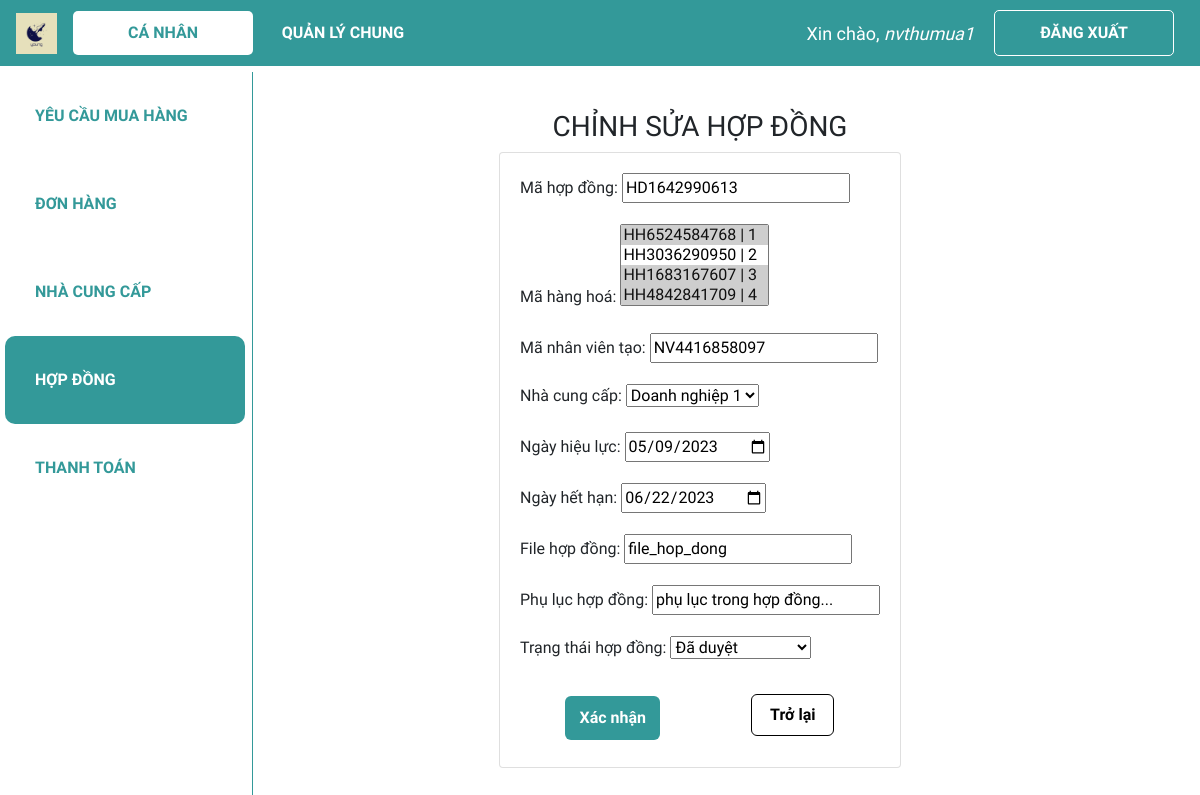
The page /ca_nhan/sua_hd/HD1642990613 (signed in) on the database its author committed.
### web_core/models.py (models this page shows, shortened)
class HOPDONG(models.Model):
    danh_muc_trang_thai = (
        ('Chờ phê duyệt', 'Chờ phê duyệt'),
        ('Đã duyệt', 'Đã duyệt'),
        ('Đang có hiệu lực', 'Đang có hiệu lực'),
        ('Đã hết hạn', 'Đã hết hạn'),
    )
    ma_HD = ShortUUIDField(
        verbose_name='Mã hợp đồng',
        length=10,
        max_length=12,
        prefix="HD",
        alphabet="0123456789",
        primary_key=True
    )
    ma_hang_hoa = models.ManyToManyField(HANGHOA, verbose_name = 'Mã hàng hoá', blank = True)
    ma_nhan_vien_tao = models.ForeignKey(NHANVIEN, on_delete = models.SET_NULL, verbose_name = 'Mã nhân viên tạo', related_name = 'nv_tao_HD', blank = True, null = True)
    ma_quan_ly_duyet = models.ForeignKey(NHANVIEN, on_delete = models.SET_NULL, verbose_name = 'Mã quản lý duyệt', related_name = 'quan_ly_HD', blank = True, null = True)
    ma_ncc = models.ForeignKey(NCC, on_delete = models.SET_NULL, verbose_name = 'Nhà cung cấp', null=True)
    ngay_tao = models.DateTimeField('Ngày tạo', default = datetime.now)
    ngay_cap_nhat = models.DateTimeField('Ngày cập nhật', default = datetime.now)
    ngay_hieu_luc = models.DateField('Ngày hiệu lực', editable=True, null=True)
    ngay_het_han = models.DateField('Ngày hết hạn', editable=True, null=True)
    file_hop_dong = models.CharField('File hợp đồng', max_length=500, null=True)
    phu_luc_hop_dong = models.CharField('Phụ lục hợp đồng', max_length=20000, null=True)
    trang_thai = models.CharField('Trạng thái hợp đồng', max_length=100, choices=danh_muc_trang_thai, default='Đang xem xét', null=True)

### web_core/decorators.py (the view)
        def wrapper_func(request, *args, **kwargs):
            group = None
            if request.user.groups.exists():
                group = request.user.groups.all()
            if len(group) > 2 and any(role.name in allowed_roles for role in group):
                return view_func(request, *args, **kwargs)
            elif group[0].name in allowed_roles:
                return view_func(request, *args, **kwargs)
            else:
                return HttpResponse('Not authorized')

### web_core/forms.py
class HOPDONG_form(ModelForm):
    class Meta:
        model = HOPDONG
        fields = '__all__'
        exclude = ['ngay_cap_nhat','ngay_tao','ma_quan_ly_duyet']
        widgets = {
            'ma_nhan_vien_tao': TextInput(
                attrs={'readonly': True}
            ),
            'ngay_hieu_luc': DateInput(
            attrs={'type': 'date'},
            format="%Y-%m-%d"
            ),
            'ngay_het_han': DateInput(
            attrs={'type': 'date'},
            format="%Y-%m-%d"
            ),
        }
    def __init__(self, ma_NV, *args, **kwargs):
        super(HOPDONG_form,self).__init__(*args, **kwargs)
        self.fields['ma_nhan_vien_tao'].initial = ma_NV
        self.fields["ma_HD"].widget.attrs["readonly"] = True

### web_core/models.py (called while the page is built)
    def __str__(self):
        line = str(self.ma_HH) + ' | ' + self.ten_hang_hoa
        return line

    def __str__(self):
        line = self.ten_doanh_nghiep
        return line

### web_core/templatetags/index.py (called while the page is built)
@register.filter
def first_group_name(user):
    groups = user.groups.all()
    if groups:
        return groups[0].name
    return ''

### web_core/views.py (called while the page is built)
@allowed_users(['thumua', 'quanly'])
@login_required(login_url='login')
def edit_hd(request, ma_HD):
    user = request.user.username
    if user == 'admin':
        return redirect('/dshd')
    else:
        nhanvien = NHANVIEN.objects.get(user=request.user)
    hd = HOPDONG.objects.get(ma_HD=ma_HD)
    form = HOPDONG_form(nhanvien.ma_NV, instance=hd)
    if request.method == 'POST':
        form = HOPDONG_form(nhanvien.ma_NV, request.POST, instance=hd)
        if form.is_valid():
            hd.ngay_cap_nhat = datetime.now()
            form.save()
            return redirect(f'/xem_hd/{ma_HD}')
    context = {'form':form, 'ma_HD':ma_HD}
    return render(request,'web_core/edit_hd.html', context)

### web_core/templates/web_core/edit_hd.html (shortened to what this page needs)
{% extends 'web_core/main.html' %}
{% block content %}
<div class="d-flex justify-content-center h-100" style="margin-top:20px;">
    <div class="user_card">
        <div class="d-flex justify-content-center">
            <h3 id="form-title" style="text-align: center;">CHỈNH SỬA HỢP ĐỒNG</h3>
        </div>
        <div class="d-flex justify-content-center form_container">
            <div class="card card-body">
                <form action="" method="post">
                    {{form.as_p}}
                    <div class="form-btn">
                        <input type="submit" value="Xác nhận">
                        <a class='btn back-btn' href="{% url 'quanli_xem_hd' ma_HD %}">Trở lại</a>
                    </div>
                </form>
            </div>
        </div>
    </div>
</div>
{% endblock %}

### web_core/templates/web_core/navbar.html (shortened to what this page needs)
{% load static %}
<nav class="navbar navbar-expand-lg my-navbar fixed-top">
    <a href="{% url 'home' %}">
        <img class="navbar-brand" alt="logo-brand" src="{% static 'images/favicon.png' %}" height="50"
            style="padding-bottom: 4px" />
    </a>
    <div class="collapse navbar-collapse" id="navbarNav">
        {% with request.resolver_match.url_name as url_name %}
        <div class="navbar-nav">
            {% load index %}
            {% if request.user|first_group_name != 'quanly' and request.user|first_group_name != 'ketoan' %}
                <a class="nav-item nav-link my-nav-item {% if 'canhan' in url_name %}my-nav-active{% endif %} nav-canhan"
                href="{% url 'canhan_dspr' %}">Cá nhân</a>
            {% endif %}
            <a class="nav-item nav-link my-nav-item {% if 'quanli' in url_name %}my-nav-active{% endif %} nav-quanly"
                href="{% url 'quanli_dspr' %}">Quản lý chung</a>
        </div>
        {% endwith %}
    </div>
    {% with request.resolver_match.url_name as url_name %}
    {% if request.user.is_authenticated %}
    <span class="hello-msg">Xin chào, <span> {{request.user}} </span></span>
    <a class="nav-item nav-link my-nav-item my-btn" href="{% url 'logout' %}">Đăng xuất</a>
    {% else %}
    <a class="nav-item nav-link my-nav-item my-btn {% if url_name == 'login' %}my-nav-active{% endif %}"
        href="{% url 'login' %}">Đăng nhập</a>
    {% endif %}
    {% endwith %}
</nav>

### web_core/static/css/main.css (style rules this page uses)
* { font-family: 'Baloo 2', cursive; }
html, body { margin: 0; padding: 0; height: 100%; overflow-x: hidden; }

### web_core/templates/web_core/navbar.html (style rules this page uses)
.my-navbar.fixed-top { position: fixed; color: #fff; background-color: #399; z-index: 10; }
.my-nav-item { color: #fff; font-weight: bold; padding: 9.6px 16px !important; text-transform: uppercase; border-radius: 5px; width: 180px; text-align: center; }
.my-nav-active, .my-nav-active:hover { color: #399; background-color: #fff; }
.my-btn { border: 1px solid #fff; margin-right: 10px; }
.hello-msg { font-size: 18px; color: #fff; margin-right: 20px; }
.hello-msg>span { font-style: italic; }

### web_core/templates/web_core/edit_hd.html (style rules this page uses)
input[type=submit] { font-weight: bold; background-color: #399; border-radius: 6px; border-width: 0px; color: white; padding: 10px 14px; margin: auto; margin-top: 5px; }
.btn.back-btn { font-weight: bold; background-color: white; border-color: black; border-radius: 6px; border-width: 1px; color: black; padding: 8px 18px; margin: auto; right: 0; }
.form-btn { padding-top: 2%; padding-bottom: 2%; display: flex; justify-content: center; }

### rows shown on the page
HOPDONG: ma_HD "HD1642990613", ma_nhan_vien_tao "NV4416858097", ma_ncc "Doanh nghiệp 1", ngay_hieu_luc "05/09/2023", ngay_het_han "06/22/2023", file_hop_dong "file_hop_dong", phu_luc_hop_dong "phụ lục trong hợp đồng...", trang_thai "Đã duyệt"

### other values the page prints
{{ request.user }} "nvthumua1"
